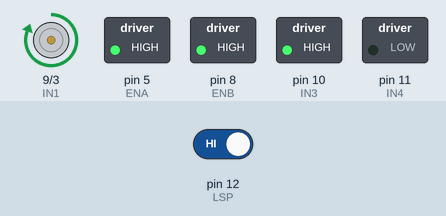
Recording of a sketch running on a simulated Arduino Uno, built with avr-gcc and run on an emulated ATmega328P. On the bench: motor-driver pin pairs drawn as motors (green arrow = first pin HIGH = forward, orange = second pin HIGH = backward, longer = more drive), switched loads named in the sketch (green lamp = pin HIGH). The inputs (shaded band) are chosen by the test bench; at power-on: pin 12 (LSP) HIGH.

Above: at 1.2 s.
1.3 s: pin 12 (LSP) driven LOW
At 1.7 s:
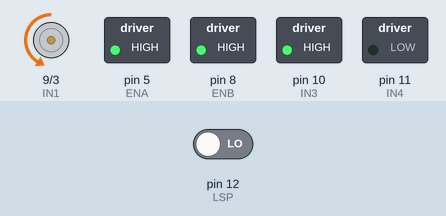
2.8 s: pin 12 (LSP) driven HIGH
At 3.6 s:
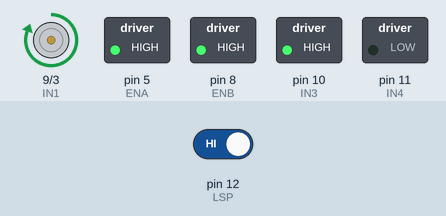
Timing chart, 0 to 5.8 s (numbered marks = the images above; inputs shaded):
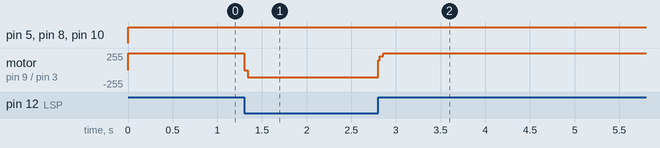

The sketch:

1IR_tesitng_code_directions.ino
```cpp
/*TITLE: testing 1 Left sensor
 * Dena Attar
 * Date: 04/04/2022
 */

//define pin MOTOR
int LSP = 12; // #define lefts

int IN1 = 9;
int IN2 = 3;
int IN3 = 10;
int IN4 = 11;
int ENA = 5;
int ENB = 8;

void setup() {
 //SENSOR
  pinMode(LSP,INPUT);
  //MOTOR
  pinMode(IN1,OUTPUT);
  pinMode(IN2,OUTPUT);
  pinMode(ENA,OUTPUT);
  pinMode(IN3,OUTPUT);
  pinMode(IN4,OUTPUT);
  pinMode(ENB,OUTPUT);

}
void loop() {
  //read IR left data and store 1 means WHITE
  int LSD = digitalRead(LSP);
  if(LSD == 0)
{
  //move forward motor
  digitalWrite(IN1,LOW);//LOW
  digitalWrite(IN2,HIGH);
  digitalWrite(ENA,255);
  digitalWrite(IN3,HIGH);
  digitalWrite(IN4,LOW);//LOW
  digitalWrite(ENB,255);

}
    else if (LSD ==1)//reads BLACK
    digitalWrite(IN1,HIGH);
    digitalWrite(IN2,LOW);
    digitalWrite(ENA,255);
    digitalWrite(IN3,HIGH);
    digitalWrite(IN4,LOW);
    digitalWrite(ENB,255);

/*/reacting to ir sensor but black tape reverse

if (digitalRead(lefts)==1){digitalWrite(motor1,HIGH);}
if (digitalRead(lefts)==0){digitalWrite(motor1,LOW);}
*/

}
```

Measured:
- after the input at 1.3 s, motor on pin 9 (IN1) / pin 3 (IN2): forward 255/255 → backward 105/255 at once
- after the input at 2.8 s, motor on pin 9 (IN1) / pin 3 (IN2): backward 105/255 → forward 255/255 at once
